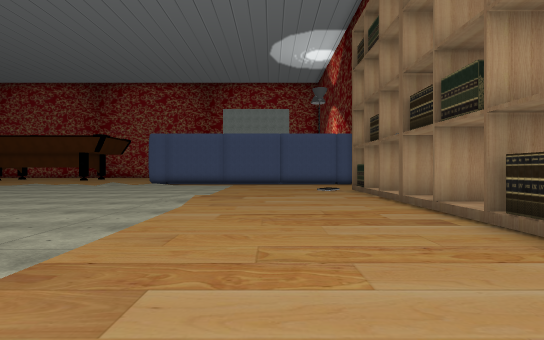
[1] (above)

21 first-person views from a walk through a 3-D level made in the Unity game engine. The camera is 1.5 m above the floor, looks level and sees 80° across. The floor is counted in squares, 2 m on a side. Each view is taken from the middle of a square. On the plan, view 1 faces up. The plan holds only what a view shows up to about 11 squares ahead; the rest is blank. The place goes on beyond the plan. Some surface patterns are stand-ins.

[2]
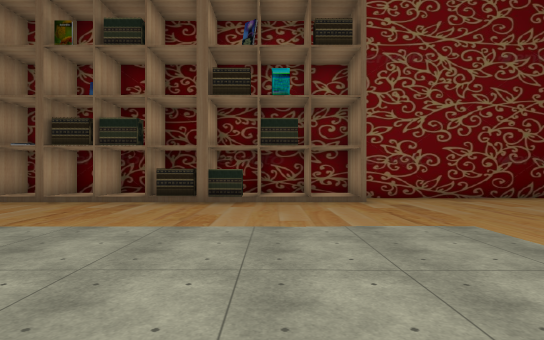

[3]
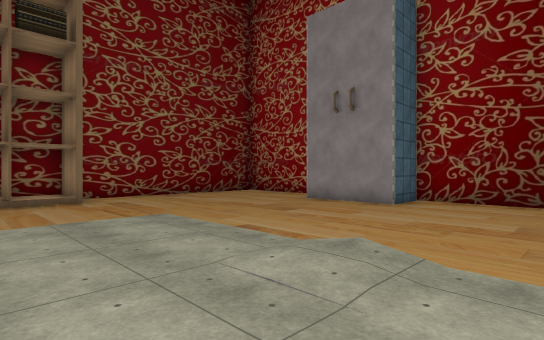

[4]
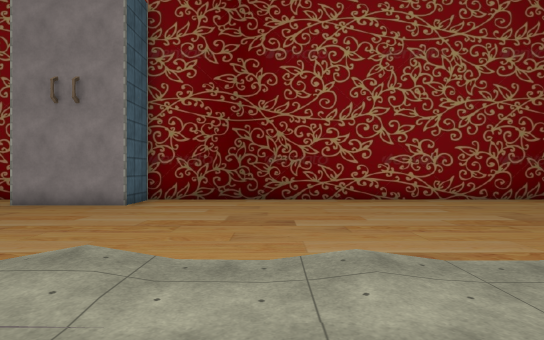

[5]
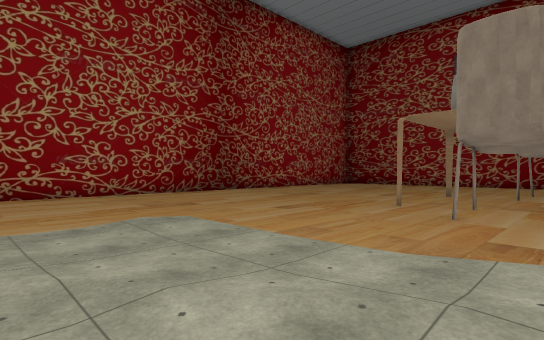

[6]
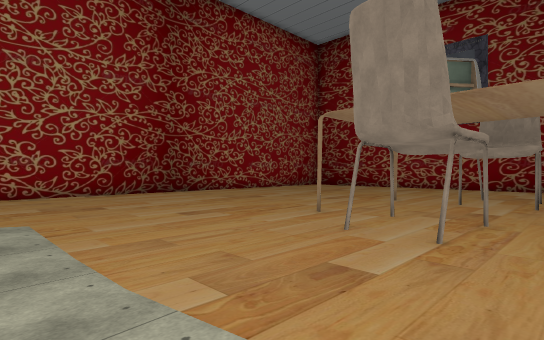

[7]
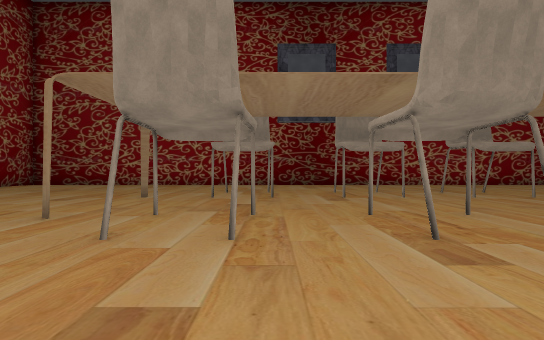

[8]
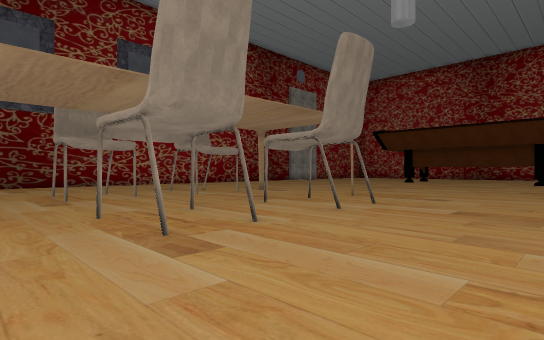

[9]
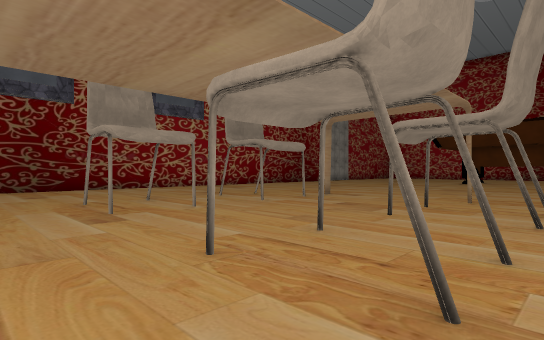

[10]
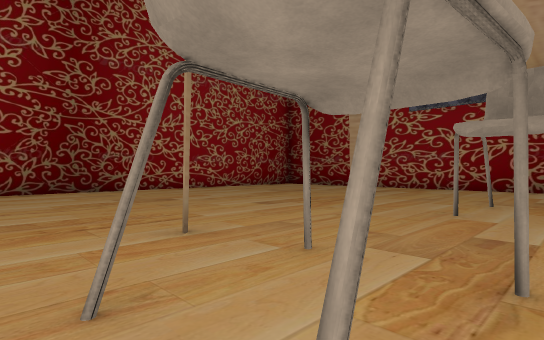

[11]
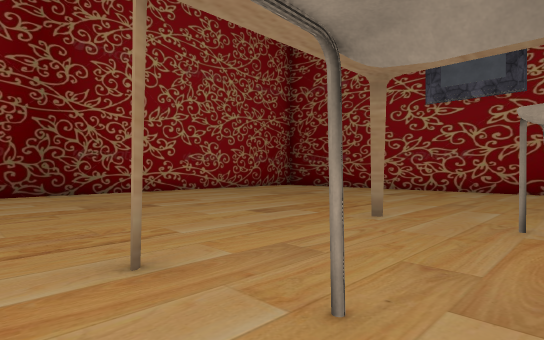

[12]
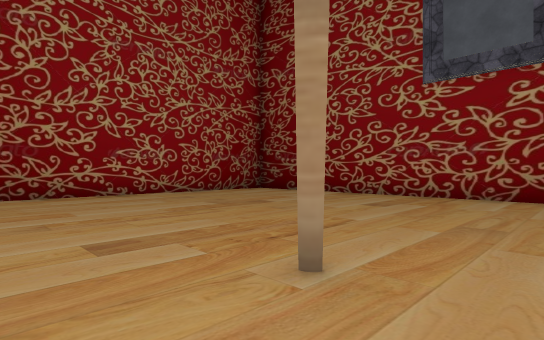

[13]
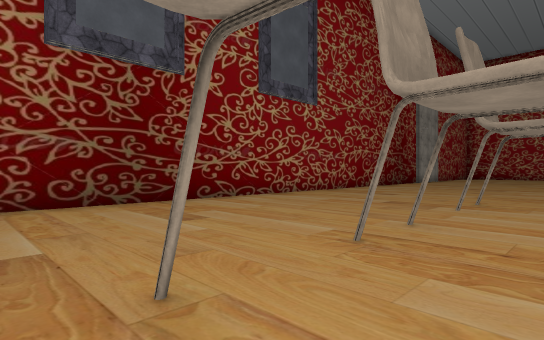

[14]
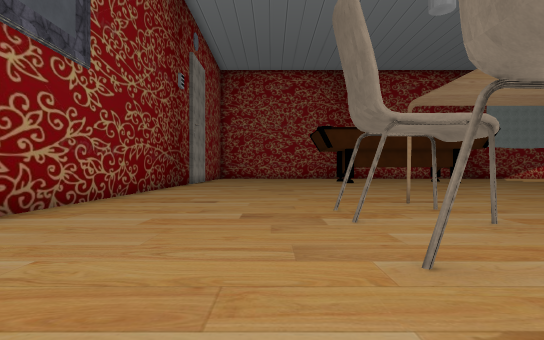

[15]
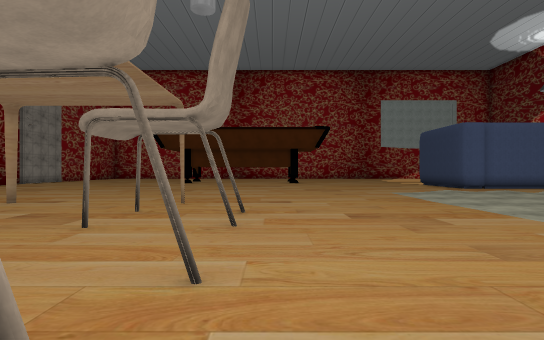

[16]
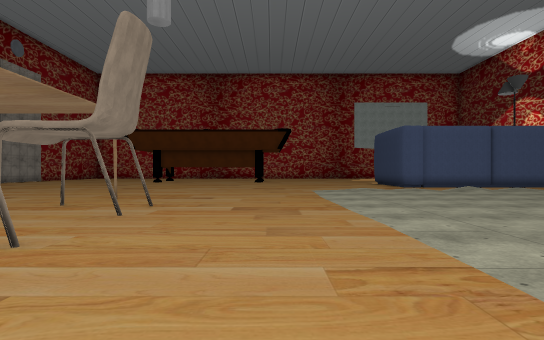

[17]
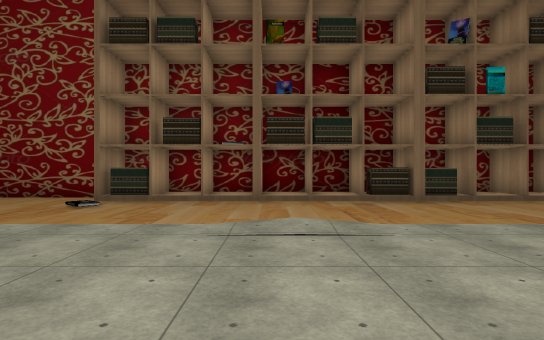

[18]
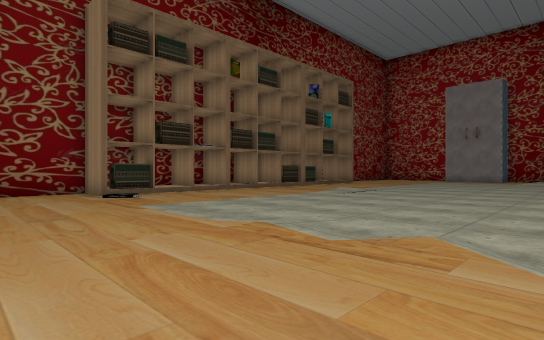

[19]
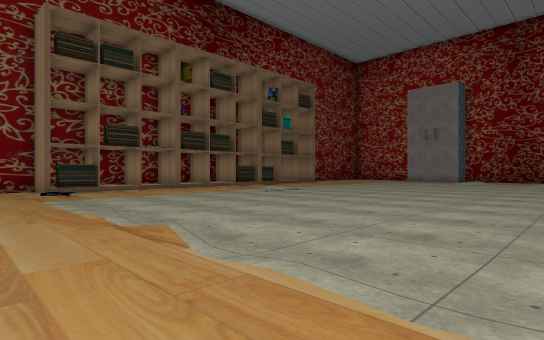

[20]
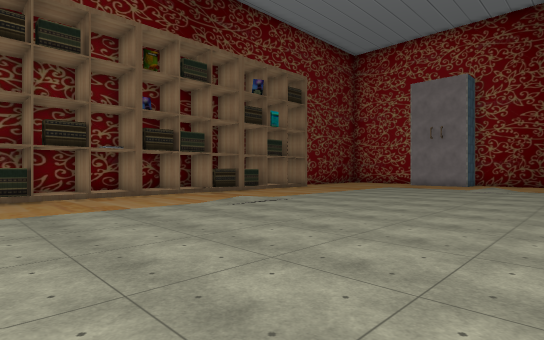

[21]
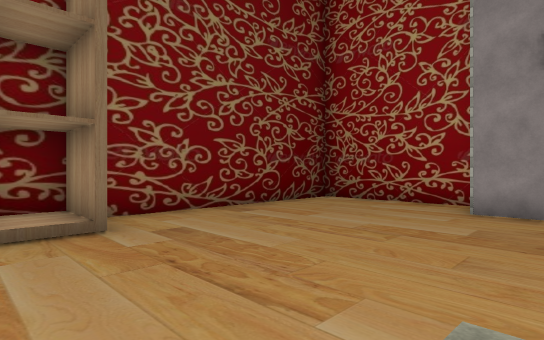

### Floor plan
Key: @ floor where view 1 was taken; # wall or solid block; . main floor; : floor 0.25 m higher than the main floor; + floor 0.5 m higher than the main floor; / step, stairs or slope; O other object.
Columns run from 28 left of view 1 to 5 right of it. Each row starts with its distance up from view 1.
 15 #..................  . ....    ..#
 14 #................... ............#
 13 #................................#
 12 #................/::::/::::.../###
 11 #.......#...#..../:::::::::.../OO#
 10 #............O.../:::::::::..../:#
  9 #.....O........../:::::::::....###
  8 #................/:::::::::....###
  7 #................/::::::::/..../:#
  6 #............O....:::::::::....###
  5 #.....O..........// :::::::..../:#
  4 #................/+ :::::::....O##
  3 #.....O........../+::::::::....###
  2 #................///:::::::....OO#
  1 #............O...///:::::::....###
  0 #.......#...#..../:::::::::.@..###
 -1 #................/::/://:::....###
 -2 #................//////////......#
 -3 #................................#
 -4 #................................#
 -5 #................................#
 -6   ...............................#
 -7   ...............................#
 -8    ......................###.....#
 -9     ###################### #######

Where each view was taken, in squares from view 1:
view 1: 0 up, 0 right, facing up
view 2: 1 up, 6 left, facing right
view 3: 1 up, 7 left, facing down-right
view 4: 1 up, 7 left, facing down
view 5: 3 up, 8 left, facing down-left
view 6: 4 up, 10 left, facing down-left
view 7: 3 up, 11 left, facing left
view 8: 3 up, 11 left, facing up-left
view 9: 3 up, 14 left, facing up-left
view 10: 3 up, 14 left, facing down-left
view 11: 2 up, 15 left, facing down-left
view 12: 1 up, 18 left, facing down-left
view 13: 2 up, 20 left, facing up-left
view 14: 4 up, 23 left, facing up
view 15: 4 up, 14 left, facing up
view 16: 3 up, 12 left, facing up
view 17: 7 up, 6 left, facing right
view 18: 15 up, 7 left, facing down-right
view 19: 14 up, 9 left, facing down-right
view 20: 12 up, 8 left, facing down-right
view 21: 0 up, 2 left, facing down-right
